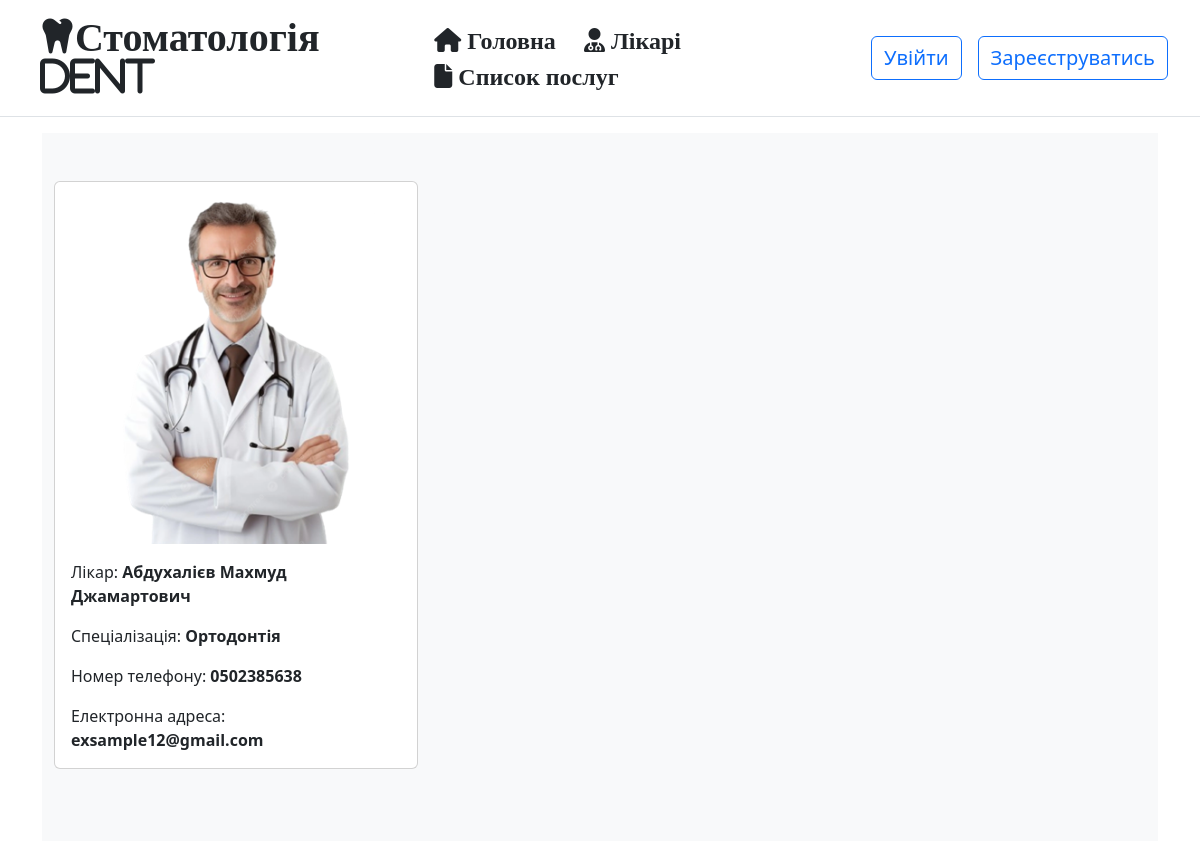
Page /doctors/2 on the committed database.
### index/models.py (models this page shows, shortened)
class Doctor(models.Model):
    first_name = models.CharField(
        max_length=50, verbose_name="Ім'я"
    )
    last_name = models.CharField(
        max_length=50, verbose_name='Прізвище'
    )
    middle_name = models.CharField(
        max_length=50, verbose_name='По-Батькові'
    )
    phone = models.CharField(
        max_length=15, verbose_name='Номер телефону'
    )
    email = models.EmailField(
        max_length=30, verbose_name='Електронна адреса'
    )
    LOAN_SPECIALIZATION = (
        ('ther', 'Терапевтична стоматологія'),
        ('orth', 'Ортодонтія'),
        ('oral', 'Хірургічна стоматологія'),
        ('endo', 'Ендодонтія'),
        ('peri', 'Періодонтологія'),
        ('pedi', 'Педіатрична стоматологія'),
        ('pros', 'Протезування')
    )
    specialization = models.CharField(
        max_length=4, choices=LOAN_SPECIALIZATION, verbose_name='Спеціалізація'
    )
    photo = models.ImageField(verbose_name='Фото лікаря')
    class Meta:
        ordering = ['specialization']
        permissions = (
            ('can_edit_doctor', 'Може редагувати лікарів'),
            ('can_delete_doctor', 'Може видаляти лікарів'),
            ('can_add_doctor', 'Може додавати лікарів')
        )

### index/views.py (the view)
# urls.py: re_path(r'^doctors/(?P<pk>\d+)$', views.DoctorDetailView.as_view(), name='doctor-detail'),
class DoctorDetailView(generic.DetailView):
    model = Doctor

### index/templatetags/permissions_tags.py (called while the page is built)
@register.filter(name='has_perm')
def has_perm(user, perm_name):
    return user.has_perm(perm_name)

@register.filter(name='in_group')
def in_group(user, group_name):
    return user.groups.filter(name=group_name).exists()

### index/templates/index/doctor_detail.html (shortened to what this page needs)
{% extends 'base.html' %}
{% block content %}
    <div class="album py-5 bg-light">
        <div class="container">
            <div class="col-md-4">
                <div class="card mb-4 box-shadow">
                    <img class="card-img-top" src="{{ doctor.photo.url }}" data-holder-rendered="true">
                    <div class="card-body">
                        <p class="card-text">Лікар: <strong>{{ doctor.last_name }} {{ doctor.first_name }} {{ doctor.middle_name }}</strong></p>
                        <p class="card-text">Спеціалізація: <strong>{{ doctor.get_specialization_display }}</strong></p>
                        <p class="card-text">Номер телефону: <strong>{{ doctor.phone }}</strong></p>
                        <p class="card-text">Електронна адреса: <strong>{{ doctor.email }}</strong></p>
                    </div>
                </div>
            </div>
        </div>
    </div>
{% endblock content %}

### rows in the picture
Doctor: photo (picture), last_name "Абдухалієв", first_name "Махмуд", middle_name "Джамартович", specialization "Ортодонтія", phone "0502385638", email "exsample12@gmail.com"
